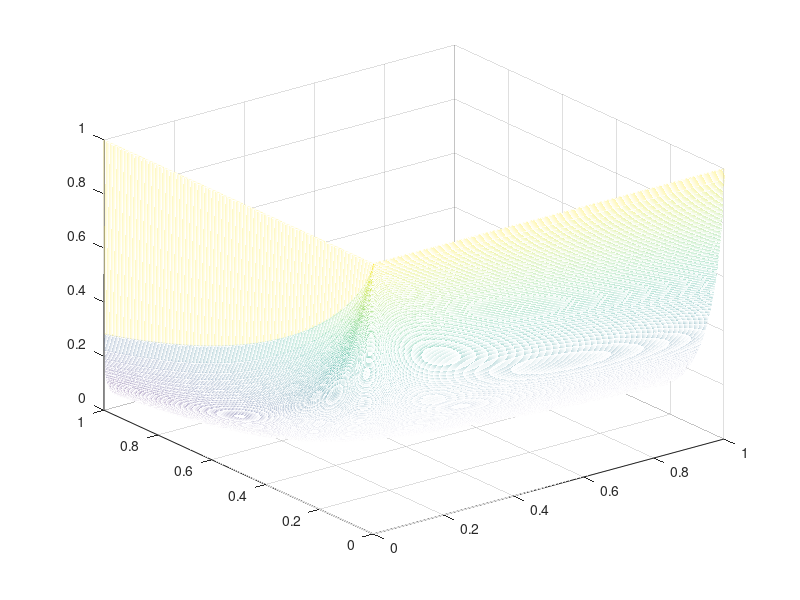

The MATLAB script that drew this image:
alpa  = 0.75;
sigma = 0.07;
for i = 1 : 1001
    for j = 1: 1001
        w(i,j) = exp(-((((i-1)/1000).^alpa).*(((j-1)/1000).^(1-alpa)))/(2*sigma));
    end
end
figure(10); mesh(0 : 0.001 : 1,0 : 0.001 : 1,w);